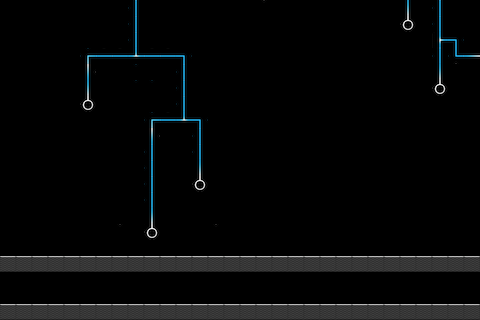

This game map was drawn from its Tiled (.tmx) file and the tilesets committed beside it. A one-line description and the trimmed map source follow:
An orthogonal 30x20 tile map with 16x16 px tiles, 2 tile layers (background, walls).

<map version="1.0" orientation="orthogonal" width="30" height="20" tilewidth="16" tileheight="16">
 <tileset firstgid="1" name="tiles" tilewidth="16" tileheight="16">
  <image source="tiles.png" trans="000000" width="80" height="80" />
 </tileset>
 <layer name="background" width="30" height="20">
  <data>[600 cells, 600 non-empty, 15 distinct tile ids]</data>
 </layer>
 <layer name="walls" width="30" height="20">
  <data>[600 cells, 60 non-empty, 1 distinct tile ids]</data>
 </layer>
</map>